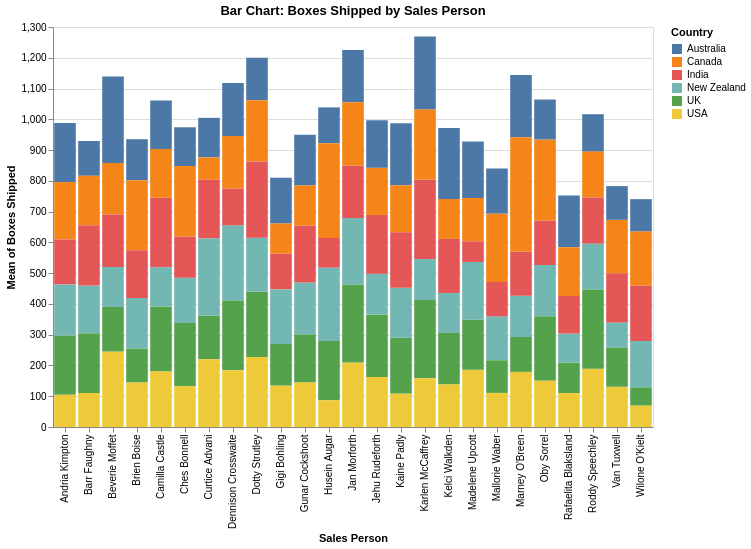

The Vega-Lite source for this figure:
### Vega-Lite specification from a JSON file in a GitHub repository (floating-point values rounded to 4 significant figures; data arrays with more than 128 entries replaced by an {"elided": "..."} marker saying what was removed)
{"$schema": "https://vega.github.io/schema/vega-lite/v5.json", "title": "Bar Chart: Boxes Shipped by Sales Person", "width": 600, "height": 400, "data": {"values": {"elided": "3282 records"}}, "mark": "bar", "encoding": {"x": {"field": "Sales Person", "type": "nominal", "scale": {}}, "y": {"field": "Boxes Shipped", "type": "quantitative", "aggregate": "mean", "scale": {}}, "color": {"field": "Country", "type": "nominal"}, "tooltip": [{"field": "Sales Person", "type": "nominal"}, {"field": "Boxes Shipped", "type": "quantitative", "aggregate": "mean"}, {"field": "Country", "type": "nominal"}]}, "transform": [], "params": []}
